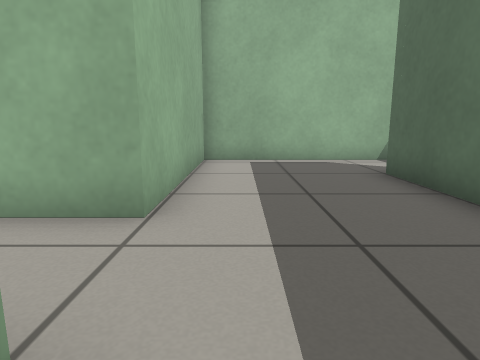
[1] (above)

16 first-person views from a walk through a robot-simulator world made for Gazebo. The camera is 0.5 m above the floor, tilts 10° down and sees 75° across. The floor is counted in squares, 0.5 m on a side. Each view is taken from the middle of a square. On the plan, view 1 faces up. The plan holds only what a view shows up to about 12 squares ahead; the rest is blank.

[2]
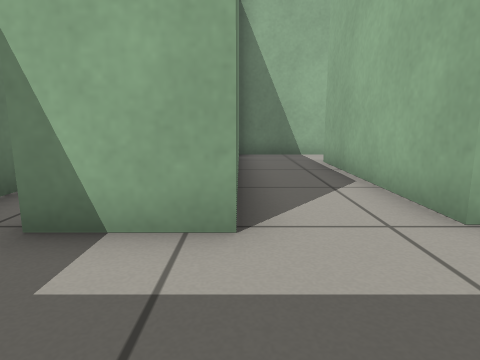

[3]
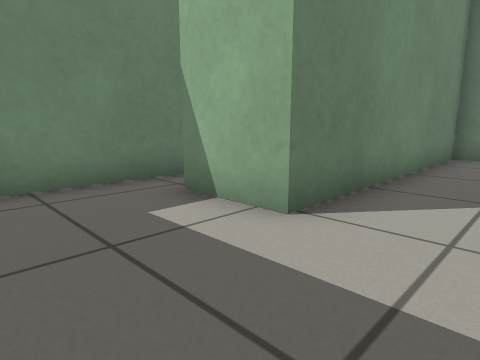

[4]
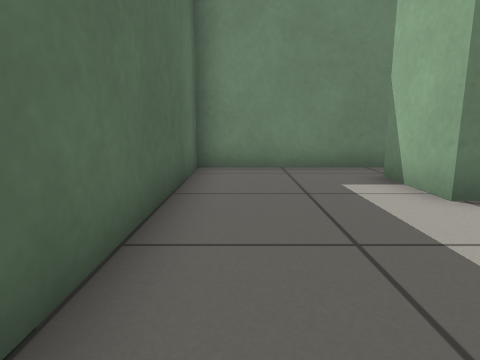

[5]
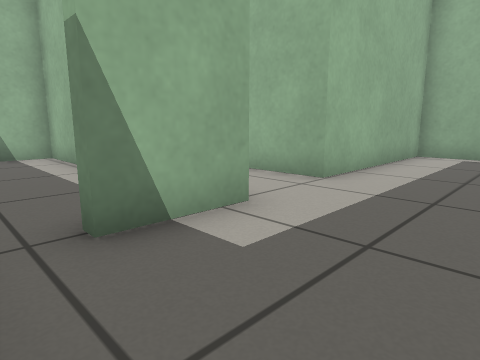

[6]
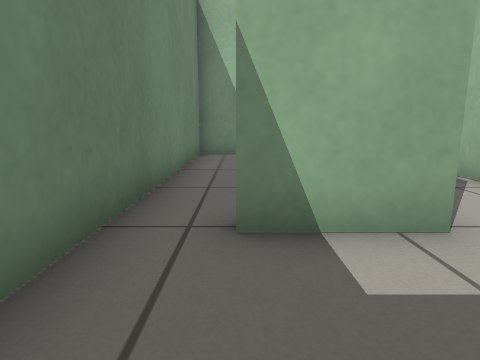

[7]
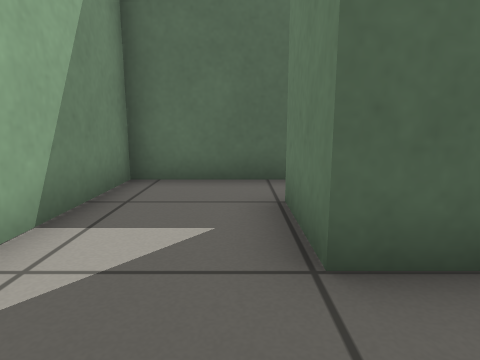

[8]
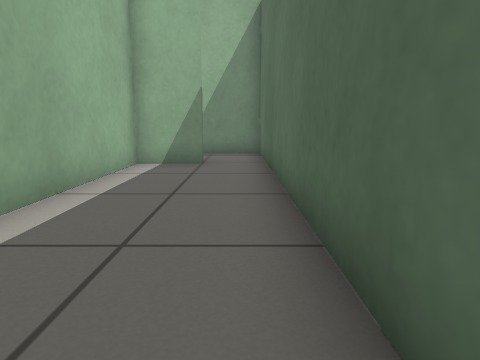

[9]
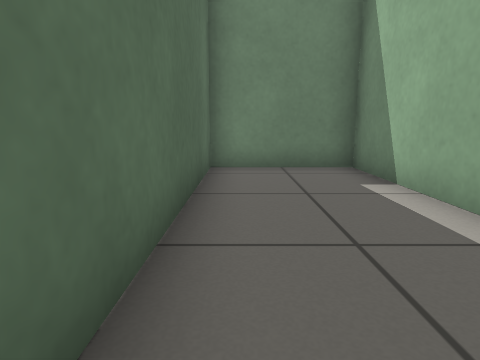

[10]
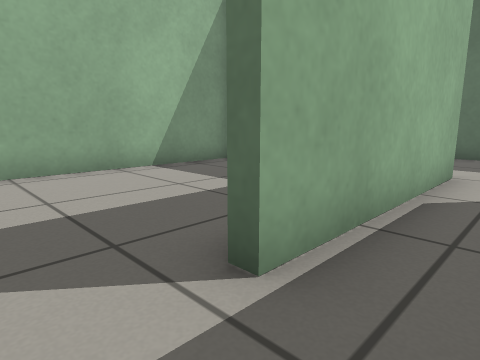

[11]
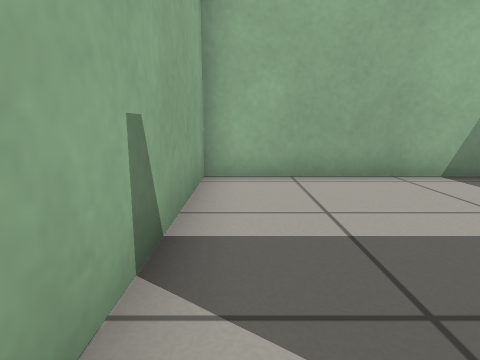

[12]
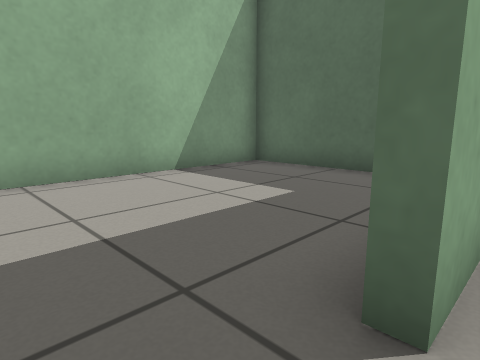

[13]
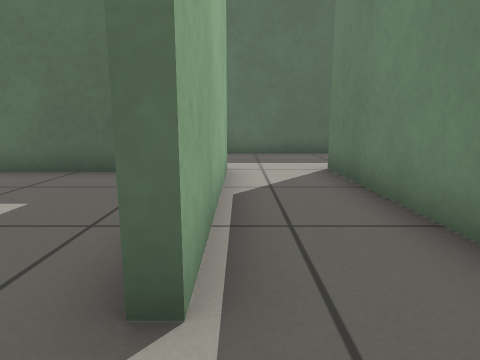

[14]
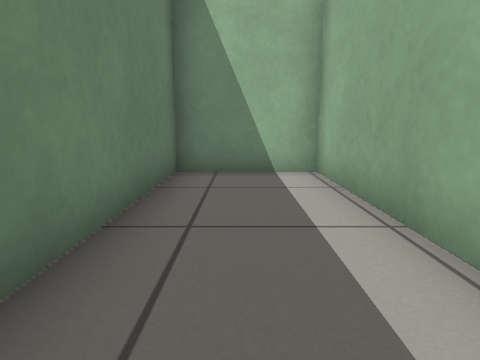

[15]
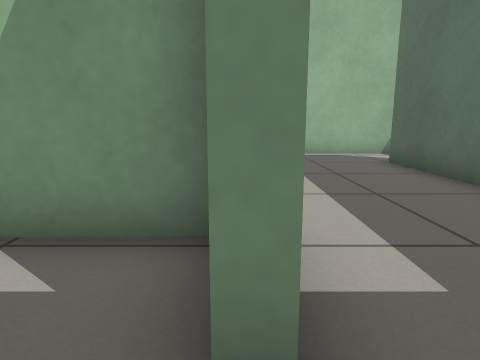

[16]
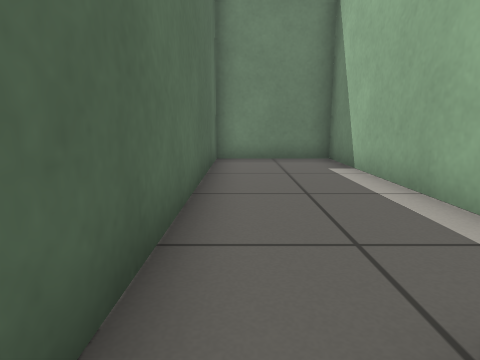

### Floor plan
Points are (right, up) in squares from view 1. A wall is a line through its corners. A room is listed if a view was taken in it or the views show most of it. See-through windows are left out.
Room 1 (views 1, 2, 3, 4, 5, 6, 7, 10, 11, 12, 13, 15, 16)
walls: (-1.5, -2.4) (3, -2.4) (3, 6.4) (5, 6.4); (6.7, 6.5) (6.7, 9) (-1, 9) (-1, 3.3) (-6.6, 3.3); (-8.7, 3.5) (-8.7, 1) (-0.8, 1) (-0.8, -1.1)
ways out: opening at (6, 6) to room 2; opening at (-1, -2) to room 3; opening at (-7.5, 4) to room 4
Room 2 (views 8, 9)
walls: (5, 6.4) (5, 6.1) (3.3, 6.1) (3.3, -2.4) (6.7, -2.4) (6.7, 6.5)
ways out: opening at (6, 6) to room 1
Room 3 (view 14)
walls: (-1.2, 0.7) (-8.7, 0.7) (-8.7, -2.4) (-1.5, -2.4)
ways out: opening at (-1, -2) to room 1
Room 4 (no view inside)
walls: (-1.3, 5.6) (-1.3, 9) (-8.7, 9) (-8.7, 3.5)
ways out: opening at (-7.5, 4) to room 1

Positions as (right, up) in squares from view 1, and headings:
1: (0, 0), facing up
2: (2, 1), facing left
3: (2, 3), facing down-left
4: (2, 5), facing down
5: (2, -2), facing up-left
6: (2, -1), facing left
7: (1, 7), facing right
8: (6, -2), facing up
9: (6, 5), facing down
10: (-8, 2), facing up-right
11: (-8, 3), facing up
12: (-8, 3), facing up-right
13: (-8, 3), facing right
14: (-2, -1), facing left
15: (-1, -2), facing up
16: (6, 7), facing down
